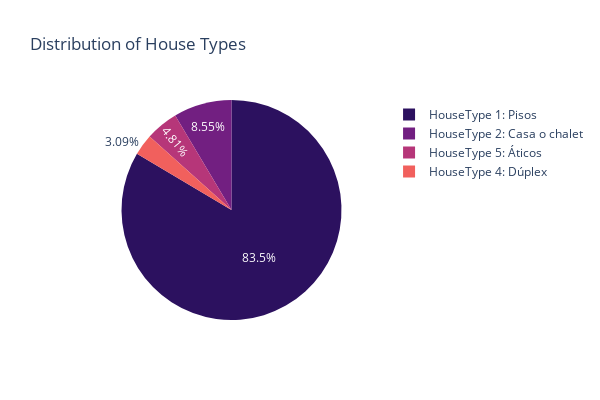

This figure's notebook cell:
### Code cell
fig3= px.pie(names= count.index, values= count.values, 
             color_discrete_sequence= dark_colors, title = 'Distribution of House Types')
fig3.update_layout(height = 400, width= 600)
fig3.update_traces(textinfo= 'percent')
fig3.show()
# pie chart explain that pisos has 83.5% from total counts

### Figure 1 — Plotly figure (JSON) as saved in the notebook; plotly's stock layout.template omitted (floating-point values rounded to 4 significant figures)
{"data": [{"domain": {"x": [0, 1], "y": [0, 1]}, "hovertemplate": "label=%{label}<br>value=%{value}<extra></extra>", "labels": ["HouseType 1: Pisos", "HouseType 2: Casa o chalet", "HouseType 5: Áticos", "HouseType 4: Dúplex"], "legendgroup": "", "name": "", "showlegend": true, "textinfo": "percent", "type": "pie", "values": [17686, 1811, 1019, 655]}], "layout": {"height": 400, "legend": {"tracegroupgap": 0}, "piecolorway": ["#2c115f", "#721f81", "#b63679", "#f1605d", "#fca636", "#fcffa4"], "title": {"text": "Distribution of House Types"}, "width": 600}}
